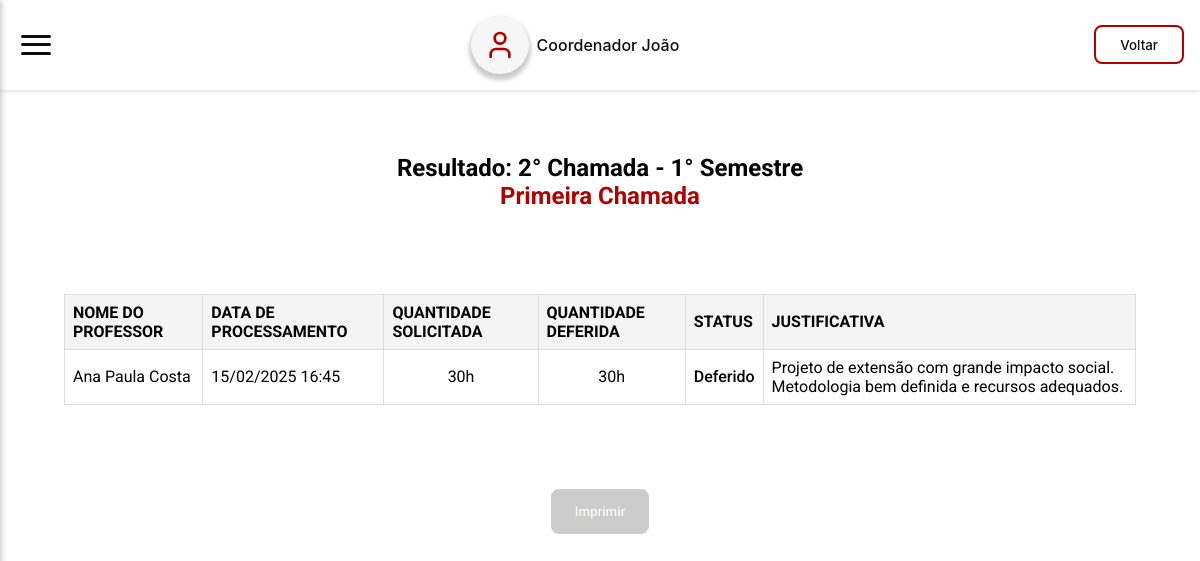
/pages/me/preview/edital.resultado.php?id_hae=4&num_chamada=2&semestre=1 (signed in), run on the app's committed database.
### tables this page shows
CREATE TABLE `tb_chamada` (
  `id_chamada` int NOT NULL,
  `id_hae` int DEFAULT NULL,
  `id_inscricao` int DEFAULT NULL,
  `data_envio` datetime NOT NULL,
  `quant_hae` int NOT NULL,
  `status` enum('Deferido','Indeferido') NOT NULL DEFAULT 'Deferido',
  `justificativa` text,
  `num_chamada` int NOT NULL,
  `semestre` enum('1','2') NOT NULL
);

CREATE TABLE `tb_docente` (
  `id_docente` int NOT NULL,
  `nome` varchar(60) NOT NULL,
  `RG` varchar(12) NOT NULL,
  `email` varchar(100) NOT NULL,
  `matricula` int NOT NULL,
  `turno` varchar(8) NOT NULL,
  `senha` varchar(25) NOT NULL,
  `cargo` enum('Professor','Coordenador','Secretaria','Diretor') NOT NULL,
  `outras_fatecs` int DEFAULT NULL,
  `curso` varchar(4) DEFAULT NULL
);

CREATE TABLE `tb_inscricao` (
  `id_inscricao` int NOT NULL,
  `id_docente` int DEFAULT NULL,
  `id_hae` int DEFAULT NULL,
  `data_envio` datetime NOT NULL,
  `quant_hae` int DEFAULT NULL,
  `outras_fatecs` int DEFAULT NULL,
  `id_projeto` int DEFAULT NULL,
  `status` enum('Pendente','Em análise','Aprovada','Reprovada') NOT NULL DEFAULT 'Pendente'
);

### server/model/Chamada.php (called while the page is built, shortened)
<?php
include_once __DIR__ . "/Database.php";
class Chamada
{
    private Database $db;
    public function __construct($id_chamada = null, $id_hae = null, $id_inscricao = null, $data_envio = "", $quant_hae = null, $status = "", $justificativa = "")
    {
        $this->db = new Database();
        $this->db->connect_to();
    }
    public function getDetalhesResultadoChamada($id_hae, $num_chamada, $semestre) {
        $query = "SELECT
                    c.*,
                    d.nome as nomeDocente,
                    d.email as emailDocente,
                    i.quant_hae as quantSolicitada,
                    h.titulo as tituloHAE,
                    h.tip_hae as tipoHAE
                  FROM tb_chamada c
                  JOIN tb_inscricao i ON c.id_inscricao = i.id_inscricao
                  JOIN tb_docente d ON i.id_docente = d.id_docente
                  JOIN tb_hae h ON c.id_hae = h.id_hae
                  WHERE c.id_hae = :id_hae
                    AND c.num_chamada = :num_chamada
                    AND c.semestre = :semestre
                  ORDER BY d.nome ASC";
        $stmt = $this->db->get_PDO()->prepare($query);
        $stmt->bindParam(':id_hae', $id_hae);
        $stmt->bindParam(':num_chamada', $num_chamada);
        $stmt->bindParam(':semestre', $semestre);
        $stmt->execute();
        $result = $stmt->fetchAll(PDO::FETCH_ASSOC);
        return $result;
    }
}

### server/model/Database.php (called while the page is built, shortened)
<?php
class Database
{
    private string $host = 'localhost';
    private string $db   = 'pi_fatec';
    private string $user = 'root';
    private string $pass = 'root';
    private string $charset = 'utf8mb4';
    private PDO | null $pdo = null;
    public function connect_to()
    {
        $dsn = "mysql:host={$this->host};dbname={$this->db};charset={$this->charset}";
        try {
            $this->pdo = new PDO($dsn, $this->user, $this->pass);
            $this->pdo->setAttribute(PDO::ATTR_ERRMODE, PDO::ERRMODE_EXCEPTION);
        } catch (PDOException $e) {
            echo "❌ Connection failed: " . $e->getMessage();
        }
    }
    public function is_connected()
    {
        return isset($this->pdo);
    }
    public function get_PDO(): PDO | null
    {
        return $this->is_connected() ? $this->pdo : null;
    }
}

### pages/me/preview/edital.resultado.php (the view, shortened to what this page needs)
<?php
require_once __DIR__ . "/../../../server/model/Chamada.php";
$id_hae = isset($_GET["id_hae"]) ? intval($_GET["id_hae"]) : null;
$num_chamada = isset($_GET["num_chamada"]) ? intval($_GET["num_chamada"]) : null;
$semestre = isset($_GET["semestre"]) ? $_GET["semestre"] : null;
$chamada = new Chamada();
$resultados = $chamada->getDetalhesResultadoChamada($id_hae, $num_chamada, $semestre);
?>
<!DOCTYPE html>
<html lang="pt-br">
<head>
  <link rel="stylesheet" href="../../../styles/global.css" />
  <link rel="stylesheet" href="../../../styles/components.css" />
  <link rel="stylesheet" href="../../../styles/edital.resultado.css" />
  <link rel="stylesheet" href="../../../styles/formulario.css" />
</head>
<body>
  <header-fatec
    data-button-title="Voltar"
    data-button-href="../../edital.php" class="no-print"></header-fatec>
  <section id="form-section">
    <span class="title">
      <h1>Resultado: <?php echo $num_chamada; ?>° Chamada - <?php echo $semestre; ?>° Semestre</h1>
      <h2>Primeira Chamada</h2>
    </span>
    <div class="table-container">
      <table class="hae-table">
        <thead>
          <tr>
            <th>Nome do Professor</th>
            <th>Data de Processamento</th>
            <th>Quantidade Solicitada</th>
            <th>Quantidade Deferida</th>
            <th>Status</th>
            <th>Justificativa</th>
          </tr>
        </thead>
        <tbody>
          <?php foreach ($resultados as $resultado): ?>
            <tr>
              <td><?php echo htmlspecialchars($resultado['nomeDocente']); ?></td>
              <td><?php echo date("d/m/Y H:i", strtotime($resultado['data_envio'])); ?></td>
              <td>
                <center><?php echo htmlspecialchars($resultado['quantSolicitada']); ?>h</center>
              </td>
              <td>
                <center><?php echo htmlspecialchars($resultado['quant_hae']); ?>h</center>
              </td>
              <td class="<?php echo $resultado['status'] === 'Deferido' ? 'status-deferido' : 'status-indeferido'; ?>">
                <?php echo htmlspecialchars($resultado['status']); ?>
              </td>
              <td><?php echo htmlspecialchars($resultado['justificativa'] ?: '-'); ?></td>
            </tr>
          <?php endforeach; ?>
        </tbody>
      </table>
    </div>
    <div style="display: flex; gap: 1rem; justify-content: center; margin: 2rem 0;">
      <button
        onclick="window.print()"
        class="button-primary no-print"
        style="
          --button-color: #cccccc;
          --button-color-hover: #dddddd;
        ">
        Imprimir
      </button>
    </div>
  </section>
</body>
</html>

### styles/global.css (style rules this page uses)
:root { --fatec-red-400: #d32719; --fatec-red-500: #b20000; --fatec-red-700: #7e0000; --fatec-white-500: #f7f7f2; --fatec-dark-500: #0d0d0d; --fatec-gray-500: #666666; --fatec-gray-300: #dadada; --fatec-blue-500: #005c6d; --fatec-blue-700: #004854; --fatec-lightblue-500: #00c1cf; --fatec-lightblue-600: #00d8e8; --sm: 640px; --md: 768px; --lg: 1024px; --xl: 1280px; --2xl: 1536px; --text-xs-font-size: 0.75rem; --text-sm-font-size: 0.875rem; --text-base-font-size: 1rem; --text-lg-font-size: 1.125rem; --text-xl-font-size: 1.25rem; --text-2xl-font-size: 1.5rem; --text-xs-line-height: 1rem; --text-sm-line-height: 1.25rem; --text-base-line-height: 1.5rem; --text-lg-line-height: 1.75rem; --text-xl-line-height: 1.75rem; }
*::before, *::after { box-sizing: border-box; }
* { padding: 0; margin: 0; box-sizing: border-box; }
body { -webkit-font-smoothing: antialiased; -moz-osx-font-smoothing: grayscale; text-rendering: optimizeLegibility !important; }

### styles/components.css (style rules this page uses)
.button-primary { background: var(--button-color); color: var(--fatec-white-500); padding: 0.95rem 1.5rem; border: 0; border-radius: 8px; font-family: "Roboto", sans-serif; font-weight: 500; cursor: pointer; transition: background ease 400ms; }

### styles/edital.resultado.css (style rules this page uses)
.title { font-family: "Roboto", sans-serif; text-align: center; padding: 2rem; }
.title h2 { color: var(--fatec-red-500); }
.table-container { overflow: scroll; padding: 1rem; }
@media (min-width: 625px) { .table-container { overflow: hidden; padding: 2rem; } }
.hae-table { width: 100%; border-collapse: collapse; margin: 20px 0; font-size: 16px; text-align: left; font-family: "Roboto", sans-serif; }
.hae-table thead { background-color: #f4f4f4; }
.hae-table th, .hae-table td { border: 1px solid #ddd; padding: 8px; }
.hae-table th { font-weight: bold; text-transform: uppercase; }

### styles/formulario.css (style rules this page uses)
#hae-section, #form-section { display: flex; flex-direction: column; padding: 2rem; }

### pages/me/preview/edital.resultado.php (style rules this page uses)
.status-deferido { color: var(--green-600); font-weight: 500; }

### data on the page
tb_chamada: tb_docente.nome "Ana Paula Costa", data_envio "15/02/2025 16:45", id_inscricao.quant_hae "30", quant_hae "30", status "Deferido", justificativa "Projeto de extensão com grande impacto social. Metodologia bem definida e recursos adequados."

### other printed values
$num_chamada "2"
$semestre "1"
